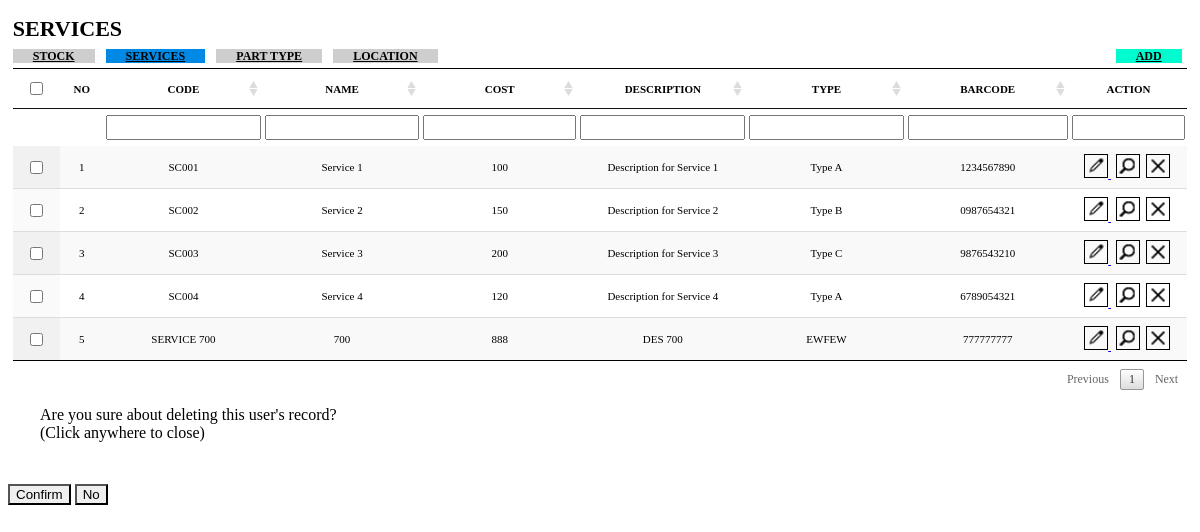
Page /module/parts/services.php on the committed database.
### tables this page shows
CREATE TABLE `service` (
  `service_id` int(11) NOT NULL,
  `service_type` varchar(255) DEFAULT NULL,
  `service_code` varchar(255) DEFAULT NULL,
  `service_name` varchar(255) DEFAULT NULL,
  `service_cost` decimal(10,0) DEFAULT NULL,
  `service_description` varchar(255) DEFAULT NULL,
  `service_barcode` char(13) DEFAULT NULL
);

### module/parts/services.php (the view, shortened to what this page needs)
<?php
	include "../include/connect.php";
?>
    <link rel="stylesheet" href="../include/css/css.css">
    <link rel="stylesheet" type="text/css" href="../include/DataTables/datatables.min.css"/>
<body style="overflow-x: scroll;">
<main role="main" class="col-lg-9 ml-sm-0 col-lg-12 pt-2 px-2" style="background-color: white;">
	<div class="row row2">
		<div class="col-12 title">
            <b>SERVICES</b> <br>
            <div style="float:left">
                <a type="button" class="btn btn-grey" href="../main/mainIndex.php?page=stock">STOCK</a>&nbsp;
                <a type="button" class="btn btn-grey" style="background-color:#008ae6;" href="../main/mainIndex.php?page=services">SERVICES</a>&nbsp;
                <a type="button" class="btn btn-grey" href="../main/mainIndex.php?page=parts">PART TYPE</a>&nbsp;
                <a type="button" class="btn btn-grey" href="#">LOCATION</a>&nbsp;
            </div>
            <div style="float:right;">
                <a type="button" class="btn btn-green" href="../main/mainIndex.php?page=add_service">ADD</a>&nbsp;
            </div>
        </div>
        <div class="col-12">
            <table id="register" class="display" style="width:100%">
                <thead>
                    <tr>
                        <th style="padding:0;background-image:none !important;"><input type="checkbox" name="check[]" value="" id=""></th>
						<th style="padding:0;background-image:none !important;">NO</th>
                        <th>CODE</th>
                        <th>NAME</th>
                        <th>COST</th>
                        <th>DESCRIPTION</th>
                        <th>TYPE</th>
                        <th>BARCODE</th>
                        <th style="width:10%;background-image:none !important;">ACTION</th>
                    </tr>
                </thead>
				<tfoot>
					<tr>
                        <th style="padding:0;"></th>
						<th style="padding:0;"></th>
						<th>CODE</th>
						<th>NAME</th>
						<th>COST</th>
						<th>DESCRIPTION</th>
						<th>TYPE</th>
						<th>BARCODE</th>
						<th style="width:10%;background-image:none !important;"></th>
					</tr>
				</tfoot>
                <tbody>
                    <?php
                      $srv_q = "SELECT * FROM service";
                      $srv_res = mysqli_query($connect, $srv_q);
                      $count = 0;
                      while ($srv_row = mysqli_fetch_array($srv_res))
                      {
                        $count++;
                    ?>
                    <tr>
                        <th style="background-image:none !important;"><input type="checkbox" name="check[]" value="" id=""></th>
                        <td><?php echo $count ?></td>
                        <td><?php echo $srv_row["service_code"]; ?></td>
                        <td><?php echo $srv_row["service_name"]; ?></td>
                        <td><?php echo $srv_row["service_cost"]; ?></td>
                        <td><?php echo $srv_row["service_description"]; ?></td>
                        <td><?php echo $srv_row["service_type"]; ?></td>
                        <td><?php echo $srv_row["service_barcode"]; ?></td>
                        <td>
                            <a href="mainIndex.php?page=edit_services&id=<?php echo $srv_row["service_id"] ?>">
                                <img class="actionbtn" src="../include/img/action/edit.png">
                            </a>&nbsp;
                            <a href="#"><img class="actionbtn" src="../include/img/action/search.png"></a>&nbsp;
                            <a style="cursor: pointer;" onclick="openModal('<?php echo $srv_row["service_code"] ?>')"><img class="actionbtn" src="../include/img/action/delete.png"></a>&nbsp;
                        </td>
                    </tr>
                    <?php
                    }
                    ?>
                </tbody>
            </table>
        </div>
    </div>
    <div class="modal fade" tabindex="-1" role="dialog" aria-labelledby="mySmallModalLabel" aria-hidden="true" id="mi-modal">
        <div class="modal-dialog modal-sm" style="">
            <div class="modal-content" style="width: 400px; vertical-align: center;">
                <div class="modal-header">
                    <p class="modal-title" id="myModalLabel">Are you sure about deleting this user's record?<br>(Click anywhere to close)</p> <br>
                </div>
                <div class="modal-footer">
                    <a id="linkDel" href="../module/parts/delete_service.php?id="><button type="button" class="btn btn-primary" id="modal-btn-si" >Confirm</button></a>
                    <button type="button" class="btn btn-default" id="modal-btn-no" data-dismiss="modal">No</button>
                </div>
            </div>
        </div>
    </div>
</main>
</body>

### include/css/css.css (style rules this page uses)
tfoot { display: table-header-group; }
.actionbtn { border: 1px solid #000; width: 22px; height: 22px; }
.title { margin-bottom: 10px; font-size: 22px; }
[type=reset], [type=submit], button, html [type=button] { -webkit-appearance: unset; }
.btn-green { font-family: 'Century Gothic'; font-weight: bold; color: #000; background-color: #00fbce; border-radius: 0; font-size: 12px; height:25px; width: 173px; padding:0px 20px; line-height: 23px; vertical-align: middle; }
.btn-grey { font-family: 'Century Gothic'; font-weight: bold; color: #000; background-color: #cecece; border-radius: 0; font-size: 12px; height:25px; width: 173px; padding:0px 20px; line-height: 23px; vertical-align: middle; }

### module/parts/services.php (style rules this page uses)
.row2 { padding-left: 0.3rem; padding-right: 0.3rem; margin-top: 1rem; }
table { font-size: 11px; }
table.dataTable { border-collapse: collapse; border-top: 1px solid #000; border-bottom: 1px solid #000; }
table.dataTable thead th,table.dataTable thead td { padding: 10px 13.5px !important; }
table.dataTable tfoot th, table.dataTable tfoot td { padding: 6px 2px 6px 2px; }
table th, td { text-align: center; }
.modal-dialog { top:90px; }
.modal-header { padding-left: 2rem; padding-right: 2rem; padding-bottom:0.5rem; z-index: 2000; }
.modal-content { border-radius: 0; }

### rows in the picture
service: service_code "SC001", service_name "Service 1", service_cost "100", service_description "Description for Service 1", service_type "Type A", service_barcode "1234567890"
service: service_code "SC002", service_name "Service 2", service_cost "150", service_description "Description for Service 2", service_type "Type B", service_barcode "0987654321"
service: service_code "SC003", service_name "Service 3", service_cost "200", service_description "Description for Service 3", service_type "Type C", service_barcode "9876543210"
service: service_code "SC004", service_name "Service 4", service_cost "120", service_description "Description for Service 4", service_type "Type A", service_barcode "6789054321"
service: service_code "SERVICE 700", service_name "700", service_cost "888", service_description "DES 700", service_type "EWFEW", service_barcode "777777777"
